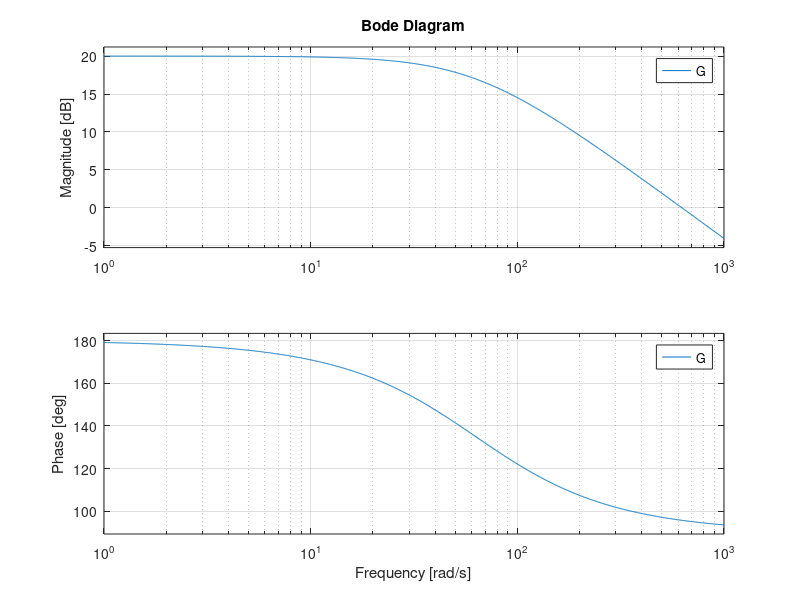

MATLAB code to generate this figure:
%% Diagramme de bode
clear; clc; close all;

%% variables
f0 = 10; % Hz
C = 1e-6; % F

R1 = 1/(2*pi*f0*C) % Ohm
R2 = R1/10 % Ohm


R4 = - R1*R2/(R1+R2) % Ohm

s = tf('s');

G = -R1/R2 * 1/(1 + R1 * C * s)


%% plot
figure();
bode(G);
grid on;

% on observe une frequence de coupure fc = 100'000 Hz
% pourquoi phi(0) = 180°??